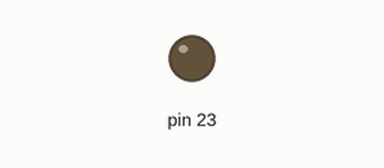
Simulated run of this sketch. Board: Arduino Mega 2560, built with avr-gcc and run on an emulated ATmega2560. On the bench: output pins drawn as LEDs (lit = HIGH). Pins used as bus, display or sensor lines are not drawn.

Above: at 1.7 s.
At 4.7 s:
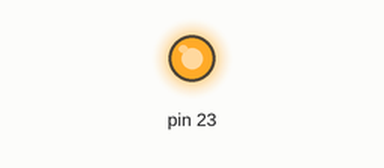
Timing chart, 0 to 6.4 s (numbered marks = the images above):
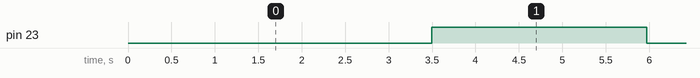

Measured:
- by itself, pin 23: alternates HIGH for 2.5 s and LOW for 2.5 s

The sketch:

motor_testing.pde
```cpp
//ISR's
ISR(TIMER1_OVF_vect)
{
  XAxisISR();
}

   int count = 0;
   int Direction = 1;
void setup()
{
   pinMode(22,OUTPUT);
   pinMode(23,OUTPUT);

   digitalWrite(23,LOW);
//   total = total - time;
//   TCNT1L = total & 0b11111111;
//   TCNT1H = total>8 & 0b11111111;
  // TCNT1H = 245;  //62869 unity value causes 6000 pps and 0 clock scaling
   //TCNT1L = 149;


  //set timers
  //These registers should be 0 before starting the counters
  //Timers 1, 3 and 4 are used because they are 16 bit and timers 0 and 2 are only 8 bit.
  TCCR1A=0;


  //Clear the counter high and low bytes
//  TCNT1H=0;
//  TCNT1L=0;

  //Clear the overflow flags
  TIFR1 &= ~_BV(TOV1);

  //enable overflow interupts
  TIMSK1 |= _BV(TOIE1);

  //start the timers
  TCCR1B = 1;

  //Turn on interupts
}

void loop()
{

  digitalWrite(13,LOW);
  if (count >= 201 && Direction==0)
  {
    digitalWrite(23,LOW);
    Direction=1;
    count=0;
  }
  else if (count >= 201 && Direction==1)
  {
    digitalWrite(23,HIGH);
    Direction=0;
    count=0;
  }
}
// Scale=1 200-20   :1
// Scale=2 240-0    :8
// Scale=3 250-0    :64
// Scale=4 253-0    :256
// Scale=5 255-0    :1024

void XAxisISR()
{
    count++;
    digitalWrite(13,HIGH);
    digitalWrite(22,HIGH);
    digitalWrite(22,LOW);
    TCNT1L = 0;
    TCNT1H = 253;
    //clear overflow flag
    TIFR1 &= ~_BV(TOV1);
    //Turn on overflow interupt
    //TIMSK1 |= _BV(TOIE1);
    TCCR1B = 4;

    return;
}
```
